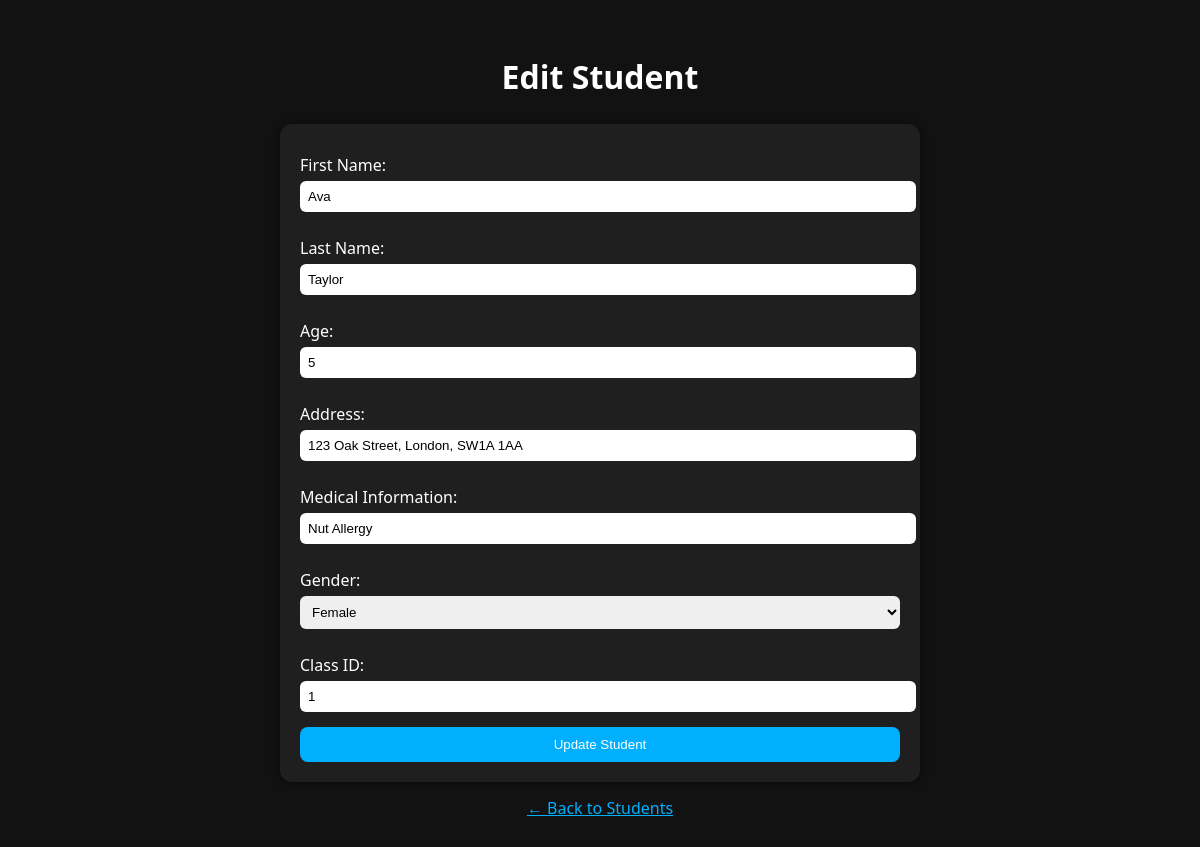
The app's page /schoolDB/edit_student.php?student_id=1 with its own data.
### tables this page shows
CREATE TABLE `student` (
  `student_id` int(11) NOT NULL,
  `class_id` int(11) DEFAULT NULL,
  `first_name` varchar(100) DEFAULT NULL,
  `last_name` varchar(100) DEFAULT NULL,
  `age` int(11) DEFAULT NULL,
  `address` text DEFAULT NULL,
  `medical_information` text DEFAULT NULL,
  `gender` enum('Male','Female') DEFAULT NULL
);

### schoolDB/edit_student.php (the view, shortened to what this page needs)
<?php
include 'db_connect.php';
$student_id = $_GET['student_id'];
$query = "SELECT * FROM student WHERE student_id = '$student_id'";
$result = $conn->query($query);
$student = $result->fetch_assoc();
?>
<!DOCTYPE html>
<html>
<head>
</head>
<body>
<h2>Edit Student</h2>
<form method="post">
    <label>First Name:</label>
    <input type="text" name="first_name" value="<?php echo $student['first_name']; ?>" required>
    <label>Last Name:</label>
    <input type="text" name="last_name" value="<?php echo $student['last_name']; ?>" required>
    <label>Age:</label>
    <input type="number" name="age" value="<?php echo $student['age']; ?>" required>
    <label>Address:</label>
    <input type="text" name="address" value="<?php echo $student['address']; ?>" required>
    <label>Medical Information:</label>
    <input type="text" name="medical_information" value="<?php echo $student['medical_information']; ?>">
    <label>Gender:</label>
    <select name="gender" required>
        <option value="Female" <?php if ($student['gender'] == 'Female') echo 'selected'; ?>>Female</option>
    </select>
    <label>Class ID:</label>
    <input type="number" name="class_id" value="<?php echo $student['class_id']; ?>">
    <button type="submit">Update Student</button>
</form>
<a href="view_students.php">← Back to Students</a>
</body>
</html>

### schoolDB/edit_student.php (style rules this page uses)
body { background-color: #121212; color: white; font-family: 'Segoe UI', sans-serif; padding: 20px; }
h2 { text-align: center; font-size: 2rem; }
form { max-width: 600px; margin: auto; background-color: #1f1f1f; padding: 20px; border-radius: 12px; box-shadow: 0 0 10px #00000088; }
label { display: block; margin-top: 10px; }
input, select { width: 100%; padding: 8px; border-radius: 6px; border: none; margin-top: 5px; margin-bottom: 15px; }
button { background-color: #00B0FF; color: white; border: none; padding: 10px 20px; border-radius: 8px; cursor: pointer; width: 100%; }
a { color: #00B0FF; display: block; text-align: center; margin-top: 15px; }

### records on screen
student: first_name "Ava", last_name "Taylor", age "5", address "123 Oak Street, London, SW1A 1AA", medical_information "Nut Allergy", gender "Female", class_id "1"
